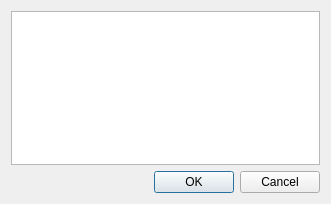
<?xml version="1.0" encoding="UTF-8"?>
<ui version="4.0">
 <class>TextInputDialog</class>
 <widget class="QDialog" name="TextInputDialog">
  <property name="windowModality">
   <enum>Qt::ApplicationModal</enum>
  </property>
  <property name="geometry">
   <rect>
    <x>0</x>
    <y>0</y>
    <width>331</width>
    <height>204</height>
   </rect>
  </property>
  <property name="font">
   <font>
    <family>Arial</family>
    <pointsize>9</pointsize>
   </font>
  </property>
  <property name="windowTitle">
   <string>Ввод текста</string>
  </property>
  <layout class="QVBoxLayout" name="verticalLayout_2">
   <item>
    <layout class="QVBoxLayout" name="verticalLayout">
     <property name="sizeConstraint">
      <enum>QLayout::SetMaximumSize</enum>
     </property>
     <item>
      <widget class="QPlainTextEdit" name="textEdit"/>
     </item>
     <item>
      <widget class="QDialogButtonBox" name="buttonBox">
       <property name="orientation">
        <enum>Qt::Horizontal</enum>
       </property>
       <property name="standardButtons">
        <set>QDialogButtonBox::Cancel|QDialogButtonBox::Ok</set>
       </property>
      </widget>
     </item>
    </layout>
   </item>
  </layout>
 </widget>
 <resources/>
 <connections>
  <connection>
   <sender>buttonBox</sender>
   <signal>accepted()</signal>
   <receiver>TextInputDialog</receiver>
   <slot>accept()</slot>
   <hints>
    <hint type="sourcelabel">
     <x>248</x>
     <y>254</y>
    </hint>
    <hint type="destinationlabel">
     <x>157</x>
     <y>274</y>
    </hint>
   </hints>
  </connection>
  <connection>
   <sender>buttonBox</sender>
   <signal>rejected()</signal>
   <receiver>TextInputDialog</receiver>
   <slot>reject()</slot>
   <hints>
    <hint type="sourcelabel">
     <x>316</x>
     <y>260</y>
    </hint>
    <hint type="destinationlabel">
     <x>286</x>
     <y>274</y>
    </hint>
   </hints>
  </connection>
 </connections>
</ui>
